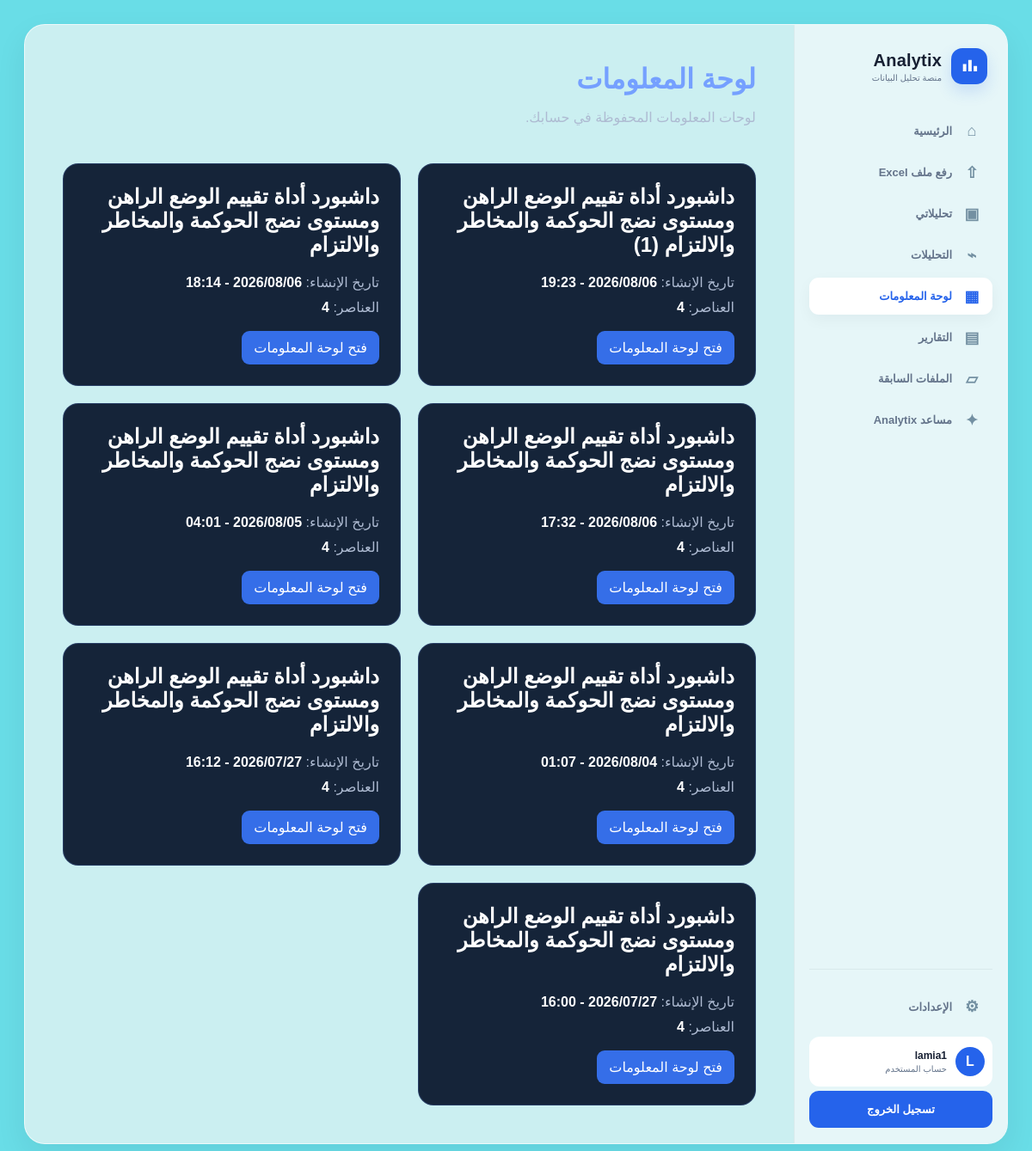
Page /dashboards/ (signed in) on the earlier database version.
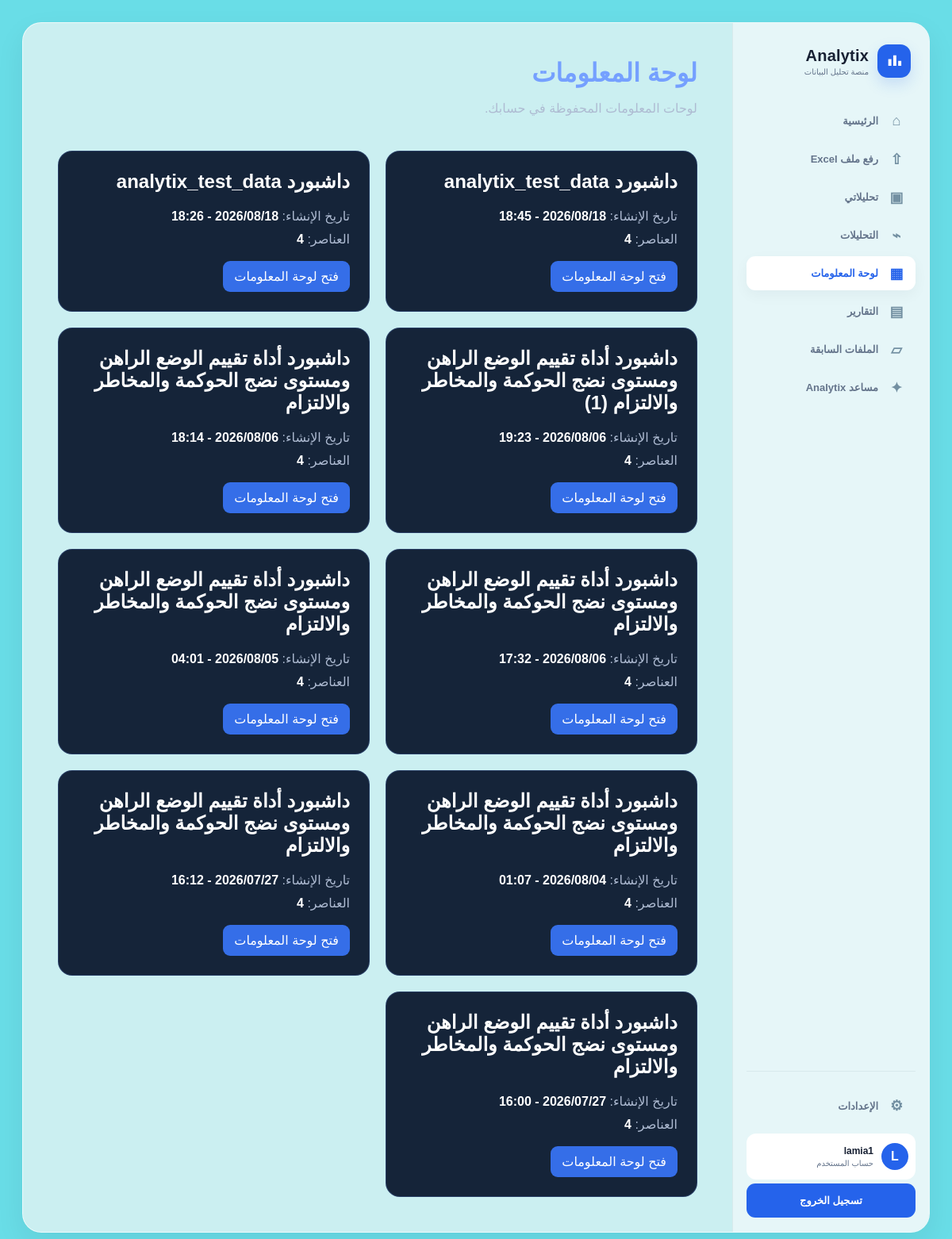
Same page on the later database version.
### dashboards/models.py (models this page shows, shortened)
class Dashboard(models.Model):
    owner = models.ForeignKey(
        settings.AUTH_USER_MODEL,
        on_delete=models.CASCADE,
        related_name='dashboards',
        verbose_name='صاحب لوحة المعلومات',
    )
    name = models.CharField(
        max_length=255,
        verbose_name='اسم لوحة المعلومات',
    )
    description = models.TextField(
        blank=True,
        verbose_name='الوصف',
    )
    is_public = models.BooleanField(
        default=False,
        verbose_name='لوحة عامة',
    )
    is_default = models.BooleanField(
        default=False,
        verbose_name='اللوحة الافتراضية',
    )
    layout_settings = models.JSONField(
        default=dict,
        blank=True,
        verbose_name='إعدادات التصميم',
    )
    filters = models.JSONField(
        default=dict,
        blank=True,
        verbose_name='مرشحات اللوحة',
    )
    created_at = models.DateTimeField(
        auto_now_add=True,
        verbose_name='تاريخ الإنشاء',
    )
    updated_at = models.DateTimeField(
        auto_now=True,
        verbose_name='تاريخ آخر تحديث',
    )
    class Meta:
        verbose_name = 'لوحة معلومات'
        verbose_name_plural = 'لوحات المعلومات'
        ordering = ['-created_at']
        indexes = [
            models.Index(fields=['owner', 'is_public']),
        ]

### dashboards/views.py (the view)
# urls.py: path('dashboards/', views.dashboard_list, name='list'),
@login_required
def dashboard_list(request):
    dashboards = Dashboard.objects.filter(owner=request.user).prefetch_related('widgets')
    return render(
        request,
        'dashboards-templates/list.html',
        {'dashboards': dashboards},
    )

### templates/dashboards-templates/list.html
{% extends 'workspace_section_base.html' %}{% block title %}لوحات المعلومات | Analytix{% endblock %}{% block content %}<header class="section-heading"><div><h1>لوحة المعلومات</h1><p>لوحات المعلومات المحفوظة في حسابك.</p></div></header>{% if dashboards %}<section class="section-grid">{% for dashboard in dashboards %}<article class="section-card"><h2>{{ dashboard.name }}</h2><div class="facts"><span>تاريخ الإنشاء: <b>{{ dashboard.created_at|date:"Y/m/d - H:i" }}</b></span><span>العناصر: <b>{{ dashboard.widgets.count }}</b></span></div><div class="actions">{% if dashboard.layout_settings.dataset_id %}<a class="action" href="{% url 'datasets:detail' dashboard.layout_settings.dataset_id %}#dashboard">فتح لوحة المعلومات</a>{% endif %}</div></article>{% endfor %}</section>{% else %}<section class="empty-state"><h2>لا توجد لوحات معلومات محفوظة حتى الآن.</h2><a class="action" href="{% url 'datasets:list' %}">ابدأ تحليلًا جديدًا</a></section>{% endif %}{% endblock %}

### templates/workspace_section_base.html (shortened to what this page needs)
{% load static %}
<!DOCTYPE html><html lang="ar" dir="rtl"><head><link rel="stylesheet" href="{% static 'css/home-workspace.css' %}">
</head><body class="home-workspace-page"><div class="workspace-shell">{% include 'includes/workspace_sidebar.html' %}<main class="workspace-main"><div class="section-content">{% block content %}{% endblock %}</div></main></div></body></html>

### templates/includes/workspace_sidebar.html (shortened to what this page needs)
<aside class="workspace-sidebar" id="workspace-sidebar" aria-label="التنقل الرئيسي">
    <div class="sidebar-head">
        <a href="{% url 'dashboards:home' %}" class="workspace-brand" aria-label="Analytix الرئيسية">
            <span class="workspace-brand-mark" aria-hidden="true"><svg viewBox="0 0 32 32"><path d="M6 23V12h5v11H6Zm8 0V6h5v17h-5Zm8 0v-8h5v8h-5Z"/></svg></span>
            <span><strong>Analytix</strong><small>منصة تحليل البيانات</small></span>
        </a>
    </div>
    <nav class="sidebar-nav">
        <a{% if request.resolver_match.url_name == 'home' %} class="active"{% endif %} href="{% url 'dashboards:home' %}"><span>⌂</span>الرئيسية</a>
        <a{% if request.resolver_match.namespace == 'datasets' and request.resolver_match.url_name == 'list' %} class="active"{% endif %} href="{% url 'datasets:list' %}"><span>⇧</span>رفع ملف Excel</a>
        <a{% if request.resolver_match.url_name == 'my_analyses' %} class="active"{% endif %} href="{% url 'datasets:my_analyses' %}"><span>▣</span>تحليلاتي</a>
        <a{% if request.resolver_match.namespace == 'analysis' %} class="active"{% endif %} href="{% url 'analysis:list' %}"><span>⌁</span>التحليلات</a>
        <a{% if request.resolver_match.namespace == 'dashboards' and request.resolver_match.url_name == 'list' %} class="active"{% endif %} href="{% url 'dashboards:list' %}"><span>▦</span>لوحة المعلومات</a>
        <a{% if request.resolver_match.namespace == 'reports' %} class="active"{% endif %} href="{% url 'reports:list' %}"><span>▤</span>التقارير</a>
        <a{% if request.resolver_match.url_name == 'history' %} class="active"{% endif %} href="{% url 'datasets:history' %}"><span>▱</span>الملفات السابقة</a>
        <a href="{% url 'dashboards:home' %}#assistant-panel"><span>✦</span>مساعد Analytix</a>
    </nav>
    <div class="sidebar-bottom">
        <a{% if request.resolver_match.url_name == 'settings' %} class="active"{% endif %} href="{% url 'accounts:settings' %}"><span>⚙</span>الإعدادات</a>
        {% if user.is_authenticated %}
            <div class="sidebar-user"><span class="user-avatar">{% if user.profile.profile_image %}<img src="{{ user.profile.profile_image.url }}" alt="" style="width:100%;height:100%;object-fit:cover;border-radius:50%">{% else %}{{ user.username|slice:':1'|upper }}{% endif %}</span><span><strong>{{ user.first_name|default:user.username }}</strong><small>حساب المستخدم</small></span></div>
            <a class="sidebar-auth" href="{% url 'accounts:logout' %}">تسجيل الخروج</a>
        {% else %}
            <a class="sidebar-auth" href="{% url 'accounts:login' %}">تسجيل الدخول</a>
            <a class="sidebar-auth secondary" href="{% url 'accounts:register' %}">إنشاء حساب</a>
        {% endif %}
    </div>
</aside>

### static/css/home-workspace.css (style rules this page uses)
:root { --page: #69dde7; --app: #cbeff1; --content: #ddf5f6; --card: #fff; --soft: #f5fbfc; --primary: #2563eb; --primary-light: #60a5fa; --accent: #22c55e; --text: #172033; --muted: #64748b; --border: #d8e9ec; --shadow: 0 14px 36px rgba(15,23,42,.07); }
* { box-sizing: border-box; }
html { scroll-behavior: smooth; background: var(--page); }
body { min-width: 320px; min-height: 100vh; margin: 0; color: var(--text); background: var(--page); font-family: Tajawal, Cairo, Tahoma, Arial, sans-serif; }
a { color: inherit; text-decoration: none; }
.workspace-shell { width: min(1480px, calc(100% - 56px)); min-height: calc(100vh - 56px); display: grid; grid-template-columns: 248px minmax(0,1fr); margin: 28px auto; overflow: hidden; border: 1px solid rgba(255,255,255,.65); border-radius: 24px; background: var(--app); box-shadow: var(--shadow); }
.workspace-sidebar { position: relative; z-index: 20; min-width: 0; display: flex; flex-direction: column; padding: 24px 17px 18px; border-left: 1px solid rgba(216,233,236,.9); background: rgba(245,251,252,.65); }
.sidebar-head { display: flex; align-items: center; justify-content: space-between; min-height: 48px; margin: 0 6px 30px; }
.workspace-brand { min-width: 0; display: flex; align-items: center; gap: 11px; }
.workspace-brand-mark { width: 42px; height: 42px; flex: none; display: grid; place-items: center; border-radius: 13px; background: var(--primary); box-shadow: 0 8px 18px rgba(37,99,235,.17); }
.workspace-brand-mark svg { width: 25px; fill: white; }
.workspace-brand > span:last-child { display: flex; flex-direction: column; min-width: 0; }
.workspace-brand strong { font-size: 20px; letter-spacing: .2px; }
.workspace-brand small, .sidebar-user small { margin-top: 3px; color: var(--muted); font-size: 10px; }
.sidebar-nav { display: grid; gap: 5px; }
.sidebar-nav a, .sidebar-bottom > a { min-height: 43px; display: flex; align-items: center; gap: 12px; padding: 8px 13px; color: var(--muted); border-radius: 11px; font-size: 13px; font-weight: 700; transition: .18s ease; }
.sidebar-nav a > span, .sidebar-bottom > a > span { width: 22px; color: #7390a2; font-size: 18px; text-align: center; }
.sidebar-nav a.active { color: var(--primary); background: white; box-shadow: 0 6px 18px rgba(15,23,42,.045); }
.sidebar-nav a.active > span { color: var(--primary); }
.sidebar-bottom { display: grid; gap: 5px; margin-top: auto; padding-top: 22px; border-top: 1px solid var(--border); }
.sidebar-user { display: flex; align-items: center; gap: 10px; padding: 12px 9px; margin-top: 8px; border-radius: 12px; background: white; }
.user-avatar { width: 34px; height: 34px; flex: none; display: grid; place-items: center; border-radius: 50%; color: white; background: var(--primary); font-weight: 800; }
.sidebar-user > span:last-child { min-width: 0; display: flex; flex-direction: column; overflow: hidden; }
.sidebar-user strong { overflow: hidden; font-size: 12px; text-overflow: ellipsis; white-space: nowrap; }
.sidebar-auth { justify-content: center !important; color: white !important; background: var(--primary) !important; }
.workspace-main { min-width: 0; }

### templates/workspace_section_base.html (style rules this page uses)
.section-content { padding:44px;width:min(1180px,100%);margin:auto }
.section-heading { display:flex;align-items:center;justify-content:space-between;gap:20px;margin-bottom:28px }
.section-heading h1 { margin:0;color:#75a0ff }
.section-heading p,.muted { color:#aebbd2 }
.section-grid { display:grid;grid-template-columns:repeat(auto-fit,minmax(290px,1fr));gap:20px }
.section-card,.empty-state { padding:24px;border:1px solid rgba(104,151,255,.22);border-radius:18px;background:rgba(11,25,47,.95);color:#fff }
.section-card h2 { margin-top:0 }
.actions { display:flex;flex-wrap:wrap;gap:9px;margin-top:18px }
.action { display:inline-block;padding:10px 14px;border:0;border-radius:9px;color:#fff;text-decoration:none;background:#356ee8;cursor:pointer }
.facts { display:grid;gap:10px;margin:18px 0 }
.facts span { color:#aebbd2 }
.facts b { color:#fff }

Differences in the rows shown:
added Dashboard: name "داشبورد analytix_test_data", created_at "2026/08/18 - 18:45", widgets.count "4", shows "فتح لوحة المعلومات"
added Dashboard: name "داشبورد analytix_test_data", created_at "2026/08/18 - 18:26", widgets.count "4", shows "فتح لوحة المعلومات"
